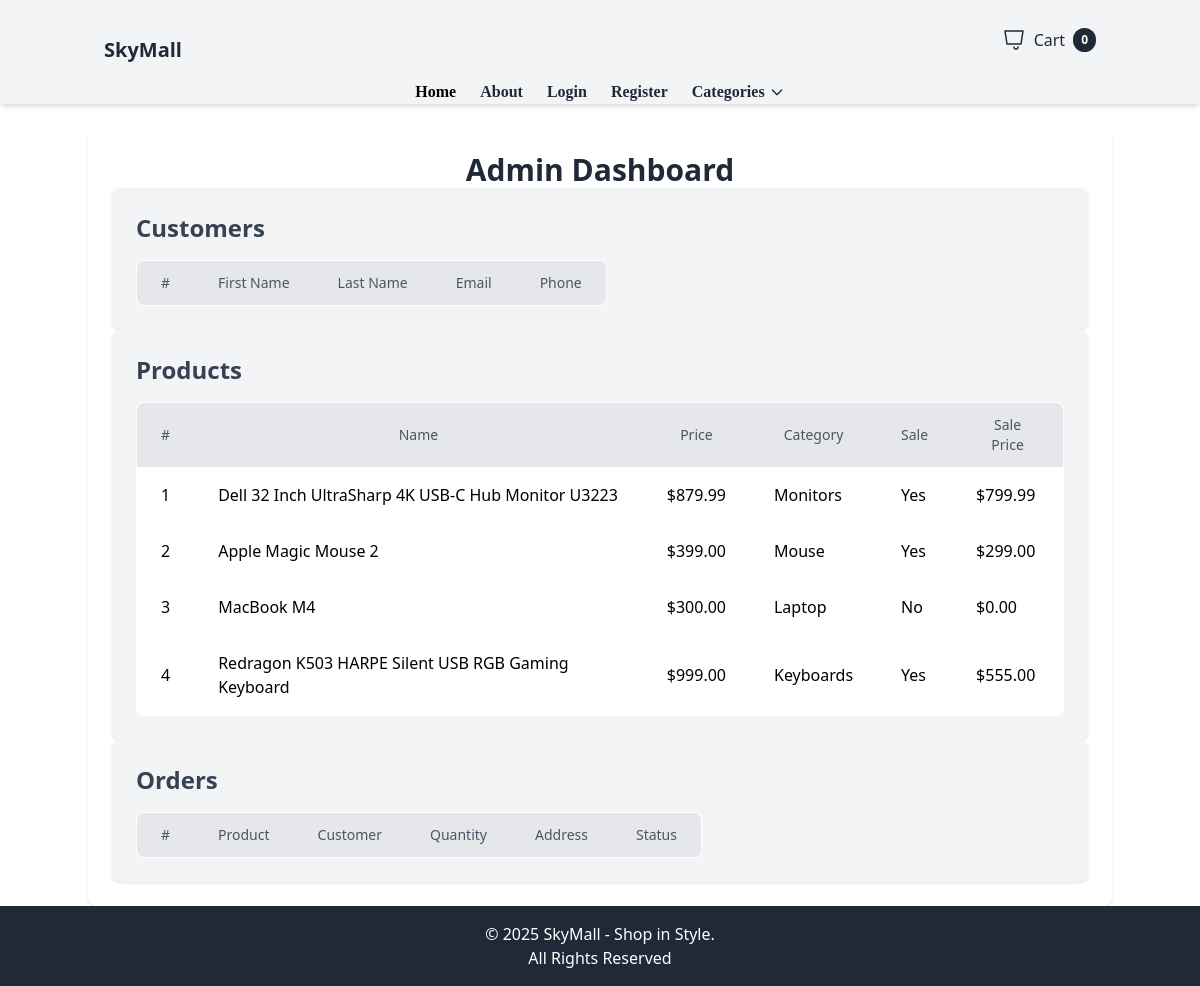
Page /customAdmin/ on the committed database.
### store/models.py (models this page shows, shortened)
class Product(models.Model):
    name = models.CharField(max_length=50)
    price = models.DecimalField(default=0, decimal_places=2, max_digits=6)
    category = models.ForeignKey(Category, on_delete=models.CASCADE, default=1)
    description = models.CharField(max_length=250, default='', blank=True, null=True)
    image = models.ImageField(upload_to='uploads/product/')
    is_sale = models.BooleanField(default=False)
    sale_price = models.DecimalField(default=0, decimal_places=2, max_digits=6)

class Category(models.Model):
    name = models.CharField(max_length=50)
    class Meta:
        verbose_name_plural ='categories'

### customAdmin/views.py (the view)
# urls.py: path('', views.dashboard, name='dashboard'),
def dashboard(request):
    context = {
        'categories': Category.objects.all(),
        'customers': Customer.objects.all(),
        'products': Product.objects.all(),
        'orders': Order.objects.all(),
    }
    return render(request, 'customAdmin/dashboard.html', context)

### cart/cart.py (called while the page is built)
    def __len__(self):
         return len(self.cart)

### cart/context_processors.py (called while the page is built)
def cart(request):
    return{'cart': Cart(request)}

### customAdmin/templates/customAdmin/dashboard.html (shortened to what this page needs)
{% extends 'base.html' %}
{% block content %}
<div class="container mx-auto p-6 bg-white shadow rounded-lg mt-6">
    <h1 class="text-3xl font-bold text-center text-gray-800 mb-8">Admin Dashboard</h1>
    <div class="bg-gray-100 rounded-lg p-6 shadow mb-8">
        <h2 class="text-2xl font-semibold text-gray-700 mb-4">Customers</h2>
        <table class="min-w-full bg-white border border-gray-200 rounded-lg overflow-hidden">
            <thead class="bg-gray-200">
                <tr>
                    <th class="px-6 py-3 text-left text-sm font-medium text-gray-600">#</th>
                    <th class="px-6 py-3 text-left text-sm font-medium text-gray-600">First Name</th>
                    <th class="px-6 py-3 text-left text-sm font-medium text-gray-600">Last Name</th>
                    <th class="px-6 py-3 text-left text-sm font-medium text-gray-600">Email</th>
                    <th class="px-6 py-3 text-left text-sm font-medium text-gray-600">Phone</th>
                </tr>
            </thead>
        </table>
    </div>
    <div class="bg-gray-100 rounded-lg p-6 shadow mb-8">
        <h2 class="text-2xl font-semibold text-gray-700 mb-4">Products</h2>
        <table class="min-w-full bg-white border border-gray-200 rounded-lg overflow-hidden">
            <thead class="bg-gray-200">
                <tr>
                    <th class="px-6 py-3 text-left text-sm font-medium text-gray-600">#</th>
                    <th class="px-6 py-3 text-left text-sm font-medium text-gray-600">Name</th>
                    <th class="px-6 py-3 text-left text-sm font-medium text-gray-600">Price</th>
                    <th class="px-6 py-3 text-left text-sm font-medium text-gray-600">Category</th>
                    <th class="px-6 py-3 text-left text-sm font-medium text-gray-600">Sale</th>
                    <th class="px-6 py-3 text-left text-sm font-medium text-gray-600">Sale Price</th>
                </tr>
            </thead>
            <tbody class="divide-y divide-gray-200">
                {% for product in products %}
                <tr class="hover:bg-gray-100">
                    <td class="px-6 py-4">{{ forloop.counter }}</td>
                    <td class="px-6 py-4">{{ product.name }}</td>
                    <td class="px-6 py-4">${{ product.price }}</td>
                    <td class="px-6 py-4">{{ product.category.name }}</td>
                    <td class="px-6 py-4">{{ product.is_sale|yesno:"Yes,No" }}</td>
                    <td class="px-6 py-4">${{ product.sale_price }}</td>
                </tr>
                {% endfor %}
            </tbody>
        </table>
    </div>
    <div class="bg-gray-100 rounded-lg p-6 shadow mb-8">
        <h2 class="text-2xl font-semibold text-gray-700 mb-4">Orders</h2>
        <table class="min-w-full bg-white border border-gray-200 rounded-lg overflow-hidden">
            <thead class="bg-gray-200">
                <tr>
                    <th class="px-6 py-3 text-left text-sm font-medium text-gray-600">#</th>
                    <th class="px-6 py-3 text-left text-sm font-medium text-gray-600">Product</th>
                    <th class="px-6 py-3 text-left text-sm font-medium text-gray-600">Customer</th>
                    <th class="px-6 py-3 text-left text-sm font-medium text-gray-600">Quantity</th>
                    <th class="px-6 py-3 text-left text-sm font-medium text-gray-600">Address</th>
                    <th class="px-6 py-3 text-left text-sm font-medium text-gray-600">Status</th>
                </tr>
            </thead>
        </table>
    </div>
</div>
{% endblock %}

### rows in the picture
Product: name "Dell 32 Inch UltraSharp 4K USB-C Hub Monitor U3223", price "879.99", category.name "Monitors", is_sale "Yes", sale_price "799.99"
Product: name "Apple Magic Mouse 2", price "399.00", category.name "Mouse", is_sale "Yes", sale_price "299.00"
Product: name "MacBook M4", price "300.00", category.name "Laptop", is_sale "No", sale_price "0.00"
Product: name "Redragon K503 HARPE Silent USB RGB Gaming Keyboard", price "999.00", category.name "Keyboards", is_sale "Yes", sale_price "555.00"

### other values in the picture
{{ cart|length }} "0"
